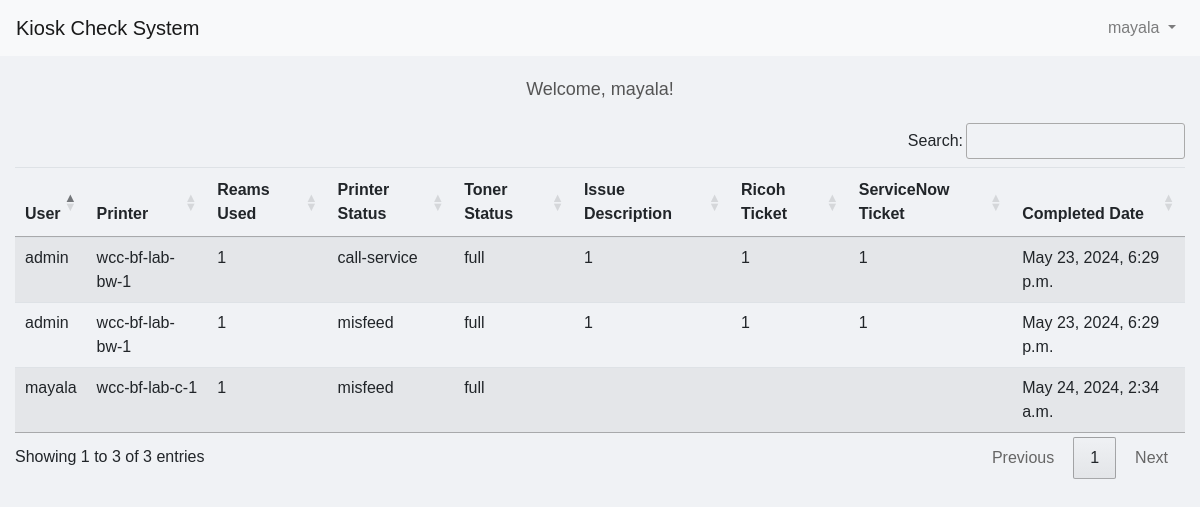
The app's page /kioskApp/display-data/ (signed in) with its own data.
### kioskApp/models.py (models this page shows, shortened)
class KioskCheck(models.Model):
    user = models.ForeignKey(User, on_delete = models.CASCADE)
    printer = models.CharField(max_length = 100)
    reams_used = models.IntegerField()
    issues = models.CharField(max_length = 100)
    toner_status = models.CharField(max_length = 50)
    issue_description = models.TextField(blank = True, null = True)
    ricoh_ticket = models.CharField(max_length = 50, blank = True, null = True)
    servicenow_ticket = models.CharField(max_length = 50, blank = True, null = True)
    completed_date = models.DateTimeField(auto_now_add = True)

### kioskApp/views.py (the view)
# urls.py: path('display-data/', views.display_data, name='display_data'),
@login_required
def display_data(request):
    data = KioskCheck.objects.select_related('user').all()
    return render(request, 'login/display_data.html', {'data': data})

### kioskApp/templates/login/display_data.html (shortened to what this page needs)
<!DOCTYPE html>
<html lang="en">
<head>
    <link rel="stylesheet" href="https://stackpath.bootstrapcdn.com/bootstrap/4.5.2/css/bootstrap.min.css">
    <link rel="stylesheet" href="https://cdnjs.cloudflare.com/ajax/libs/font-awesome/5.15.3/css/all.min.css">
    <link rel="stylesheet" href="https://cdn.datatables.net/1.10.21/css/jquery.dataTables.min.css">
    <link rel="stylesheet" href="https://cdn.datatables.net/buttons/1.7.1/css/buttons.dataTables.min.css">
</head>
<body>
    <nav class="navbar navbar-expand-lg navbar-light bg-light">
        <a class="navbar-brand" href="#">Kiosk Check System</a>
        <div class="collapse navbar-collapse" id="navbarNav">
            <ul class="navbar-nav ml-auto">
                <li class="nav-item dropdown">
                    <a class="nav-link dropdown-toggle" href="#" id="navbarDropdown" role="button" data-toggle="dropdown" aria-haspopup="true" aria-expanded="false">
                        {{ user.username }}
                    </a>
                </li>
            </ul>
        </div>
    </nav>
    <div class="container">
        <div class="welcome-message text-center">
            Welcome, {{ user.username }}!
        </div>
        <div class="data-table">
            <table id="dataTable" class="table table-striped">
                <thead>
                    <tr>
                        <th>User</th>
                        <th>Printer</th>
                        <th>Reams Used</th>
                        <th>Printer Status</th>
                        <th>Toner Status</th>
                        <th>Issue Description</th>
                        <th>Ricoh Ticket</th>
                        <th>ServiceNow Ticket</th>
                        <th>Completed Date</th>
                    </tr>
                </thead>
                <tbody>
                    {% for entry in data %}
                    <tr id="row-{{ entry.id }}">
                        <td>{{ entry.user.username }}</td>
                        <td>{{ entry.printer }}</td>
                        <td>{{ entry.reams_used }}</td>
                        <td>{{ entry.issues }}</td>
                        <td>{{ entry.toner_status }}</td>
                        <td>{{ entry.issue_description }}</td>
                        <td>{{ entry.ricoh_ticket }}</td>
                        <td>{{ entry.servicenow_ticket }}</td>
                        <td>{{ entry.completed_date }}</td>
                    </tr>
                    {% endfor %}
                </tbody>
            </table>
        </div>
    </div>
</body>
</html>

### kioskApp/templates/login/display_data.html (style rules this page uses)
body { font-family: 'Arial', sans-serif; background-color: #f0f2f5; margin: 0; padding: 0; }
.navbar { margin-bottom: 20px; }
.container { max-width: 1200px; margin: auto; }
.welcome-message { margin-top: 20px; font-size: 18px; color: #555; }
.data-table { margin-top: 20px; }

### records on screen
KioskCheck: user.username "admin", printer "wcc-bf-lab-bw-1", reams_used "1", issues "call-service", toner_status "full", issue_description "1", ricoh_ticket "1", servicenow_ticket "1", completed_date "May 23, 2024, 6:29 p.m."
KioskCheck: user.username "admin", printer "wcc-bf-lab-bw-1", reams_used "1", issues "misfeed", toner_status "full", issue_description "1", ricoh_ticket "1", servicenow_ticket "1", completed_date "May 23, 2024, 6:29 p.m."
KioskCheck: user.username "mayala", printer "wcc-bf-lab-c-1", reams_used "1", issues "misfeed", toner_status "full", completed_date "May 24, 2024, 2:34 a.m."

### other values on screen
{{ user.username }} "mayala"
